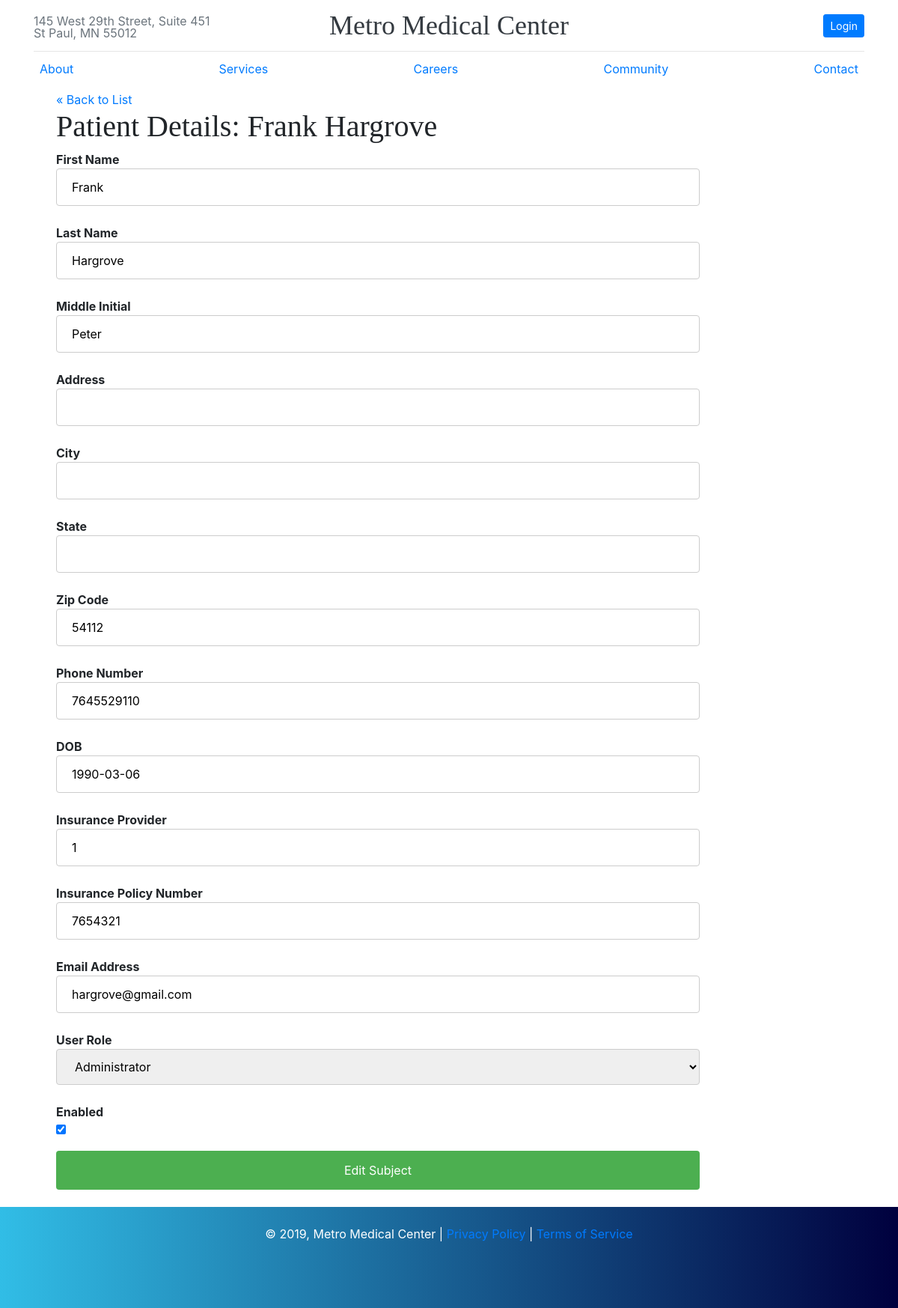
Before: /metromed/public/administrator/patients/edit.php?user_id=3 with the older database file.
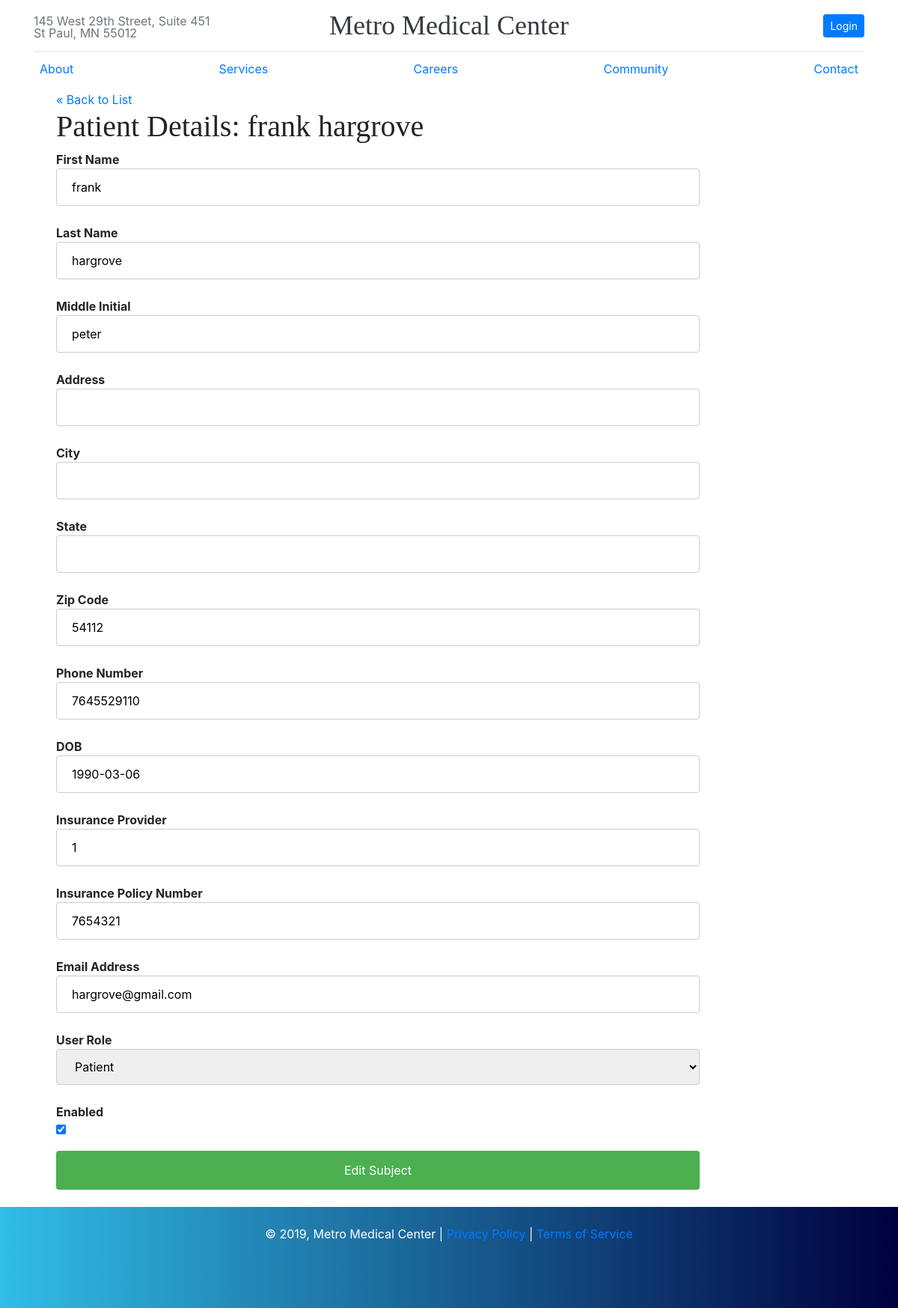
After: the same page with the newer database file.
### tables this page shows
CREATE TABLE user (
    user_id int NOT NULL AUTO_INCREMENT,
    email varchar(50) NOT NULL UNIQUE KEY,
    password varchar(255) NOT NULL,
    role tinyint DEFAULT 1,
    CHECK (role BETWEEN 1 AND 3),
    enabled int DEFAULT NULL,
    PRIMARY KEY (user_id),
    FOREIGN KEY (user_id) REFERENCES user_info(user_id)
);

CREATE TABLE user_info (
    user_id int NOT NULL AUTO_INCREMENT ,
    f_name varchar(50) NOT NULL,
    l_name varchar(50) NOT NULL,
    m_name varchar(50),
    address varchar(255) NOT NULL,
    city varchar(50) NOT NULL,
    state varchar(50) NOT NULL,
    zip varchar(50) NOT NULL,
    phone_number bigint NOT NULL,
    dob DATE NOT NULL,
    ins_id int DEFAULT NULL,
    policy_number varchar(50) DEFAULT NULL,
    PRIMARY KEY (user_id),
    FOREIGN KEY (ins_id) REFERENCES insurance(ins_id)
);

### metromed/private/functions.php (called while the page is built, shortened)
<?php
function url_for($script_path) {
  if($script_path[0] != '/') {
    $script_path = "/" . $script_path;
  }
  return WWW_ROOT . $script_path;
}
function u($string="") {
  return urlencode($string);
}
function h($string="") {
  return htmlspecialchars($string);
}
?>

### metromed/private/query_functions.php (called while the page is built, shortened)
<?php
  function find_user_by_id($id) {
    global $db;
    $sql = "SELECT i.*, u.email, u.role, u.enabled FROM user_info AS i, user AS u ";
    $sql .= "WHERE i.user_id='" . $id . "'" . " AND u.user_id='" . $id . "'";
    $sql .= ";";
    $result = mysqli_query($db, $sql);
    $patient = mysqli_fetch_assoc($result);
    return $patient;
  }
?>

### metromed/public/administrator/patients/edit.php (the view, shortened to what this page needs)
<?php
require_once('../../../private/initialize.php');
$user_id = $_GET['user_id'];
if (is_post()) {
  $patient = array();
  $patient['user_id'] = $user_id;
  $patient['f_name'] = $_POST['f_name'] ?? '';
  $patient['l_name'] = $_POST['l_name'] ?? '';
  $patient['m_name'] = $_POST['m_name'] ?? '';
  $patient['address'] = $_POST['address'] ?? '';
  $patient['city'] = $_POST['city'] ?? '';
  $patient['state'] = $_POST['state'] ?? '';
  $patient['zip'] = $_POST['zip'] ?? '';
  $patient['phone_number'] = $_POST['phone_number'] ?? '';
  $patient['dob'] = $_POST['dob'] ?? '';
  $patient['ins_id'] = $_POST['ins_id'] ?? '';
  $patient['policy_number'] = $_POST['policy_number'] ?? '';
  $patient['email'] = $_POST['email'] ?? '';
  $patient['role'] = $_POST['role'] ?? '';
  $patient['enabled'] = (empty($_POST['enabled'])) ? "0" : "1";
  $result = update_patient($patient);
  redirect_to(url_for('/administrator/patients/view.php?user_id=' . $user_id));
} else {
  $patient = find_user_by_id($user_id);
}
?>
<?php include(SHARED_PATH . '/metromed_header.php'); ?>
<div id="content">
  <a class="back-link" href="<?php echo url_for('/administrator/patients/index.php'); ?>">&laquo; Back to List</a>
  <div class="subject show">
    <h1>Patient Details: <?php echo h($patient['f_name'] . " " . $patient['l_name'] ); ?></h1>
    <form action="<?php echo url_for('/administrator/patients/edit.php?user_id=' . h(u($user_id))); ?>" method="post">
      <div class="attributes">
        <dl>
          <dt>First Name</dt>
          <dd><input type="text" name="f_name" value="<?php echo h($patient['f_name']); ?>" /></dd>
        </dl>
        <dl>
          <dt>Last Name</dt>
          <dd><input type="text" name='l_name' value="<?php echo h($patient['l_name'] ?? 'false'); ?>" /></dd>
        </dl>
        <dl>
          <dt>Middle Initial</dt>
          <dd><input type="text" name='m_name' value="<?php echo h($patient['m_name'] ?? 'false'); ?>" /></dd>
        </dl>
        <dl>
          <dt>Address</dt>
          <dd><input type="text" name='address' value="<?php echo h($patient['address'] ?? 'false'); ?>" /></dd>
        </dl>
        <dl>
          <dt>City</dt>
          <dd><input type="text" name='city' value="<?php echo h($patient['city'] ?? 'false'); ?>" /></dd>
        </dl>
        <dl>
          <dt>State</dt>
          <dd><input type="text" name='state' value="<?php echo h($patient['state'] ?? 'false'); ?>" /></dd>
        </dl>
        <dl>
          <dt>Zip Code</dt>
          <dd><input type="text" name='zip' value="<?php echo h($patient['zip'] ?? 'false'); ?>" /></dd>
        </dl>
        <dl>
          <dt>Phone Number</dt>
          <dd><input type="text" name='phone_number' value="<?php echo h($patient['phone_number'] ?? 'false'); ?>" /></dd>
        </dl>
        <dl>
          <dt>DOB</dt>
          <dd><input type="text" name='dob' value="<?php echo h($patient['dob'] ?? 'false'); ?>" /></dd>
        </dl>
        <dl>
          <dt>Insurance Provider</dt>
          <dd><input type="text" name='ins_id' value="<?php echo h($patient['ins_id'] ?? 'false'); ?>" /></dd>
        </dl>
        <dl>
          <dt>Insurance Policy Number</dt>
          <dd><input type="text" name='policy_number' value="<?php echo h($patient['policy_number'] ?? 'false'); ?>" /></dd>
        </dl>
        <dl>
          <dt>Email Address</dt>
          <dd><input type="text" name='email' value="<?php echo h($patient['email']); ?>" /></dd>
        </dl>
        <dl>
          <dt>User Role</dt>
          <dd>
            <select name="role" id="role" value" <?php  ?>" />
              <option value="1"<?php if($patient['role'] == "1") { echo " selected"; } ?>>Patient</option>
              <option value="3"<?php if($patient['role'] == "3") { echo " selected"; } ?>>Administrator</option>
          </dd>
        </dl>
        <dl>
          <dt>Enabled</dt>
          <?php
          if ($patient['enabled'] == 1) {
            echo '<dd><input type="checkbox" name="enabled" value="1" checked="true" /></dd>';
          } else {
            echo '<dd><input type="checkbox" name="enabled" /></dd>';
          }
          ?>
        </dl>
        <div id="operations">
          <input type="submit" value="Edit Subject" />
        </div>
      </div>
    </form>
  </div>
</div>
<?php include(SHARED_PATH . '/metromed_footer.php'); ?>

### metromed/private/shared/metromed_header.php (shortened to what this page needs)
<!DOCTYPE html>
<html>
<head>
    <link rel="stylesheet" href="https://stackpath.bootstrapcdn.com/bootstrap/4.3.1/css/bootstrap.min.css">
    <link rel="stylesheet" href="<?php echo url_for('/assets/css/metromed.css'); ?>" />
</head>
<body>
 <div class="container">
    <header class="site-header py-3">
      <div class="row flex-nowrap justify-content-between align-items-center">
        <div class="col-4 pt-1">
          <a class="text-muted">145 West 29th Street, Suite 451 <br>St Paul, MN 55012</a>
        </div>
        <div class="col-4 text-center">
          <a class="site-header-logo text-dark" href="<?php echo url_for('index.php') ?>">Metro Medical Center</a>
        </div>
        <div class="col-4 d-flex justify-content-end align-items-center">
          <?php if($_SESSION['loggedin'] == true){
            echo '<a class="btn btn-sm btn-primary" href="';
            echo url_for('logout.php');
            echo '">Log Out</a>';
          } else {
            echo '<a class="btn btn-sm btn-primary" href="';
            echo url_for('login.php');
            echo '">Login</a>';
          }
          ?>
        </div>
      </div>
    </header>
    <div class="nav-scroller py-1 mb-2">
      <nav class="nav d-flex justify-content-between">
        <a class="p-2 text-primary" href="<?php echo url_for('about.php') ?>">About</a>
        <a class="p-2 text-primary" href="<?php echo url_for('services.php') ?>">Services</a>
        <a class="p-2 text-primary" href="<?php echo url_for('careers.php') ?>">Careers</a>
        <a class="p-2 text-primary" href="<?php echo url_for('community.php') ?>">Community</a>
        <a class="p-2 text-primary" href="<?php echo url_for('contact.php') ?>">Contact</a>
      </nav>
    </div>

### metromed/private/shared/metromed_footer.php
    </div>
    <footer class="page-footer">
      <p>&copy; <?php echo Date('Y'); ?>, Metro Medical Center |<a href="privacy.php"> Privacy Policy </a>| <a href="terms.php">Terms of Service</p></a>
    </footer>
  </body>
</html>

### metromed/public/assets/css/metromed.css (style rules this page uses)
body { min-height: 100vh; position: relative; margin: 0; padding-bottom: 150px; }
.site-header { line-height: 1; border-bottom: 1px solid #e5e5e5; }
.site-header-logo { font-family: "Playfair Display", Georgia, "Times New Roman", serif; font-size: 2.25rem; }
h1, h2, h3, h4, h5, h6 { font-family: "Playfair Display", Georgia, "Times New Roman", serif; }
.nav-scroller { position: relative; z-index: 2; height: 2.75rem; overflow-y: hidden; }
.nav-scroller .nav { display: -webkit-box; display: -ms-flexbox; display: flex; -ms-flex-wrap: nowrap; flex-wrap: nowrap; padding-bottom: 1rem; margin-top: -1px; overflow-x: auto; text-align: center; white-space: nowrap; -webkit-overflow-scrolling: touch; }
.form-signin h1, p, h3, .privacy, .terms { text-align: center; }
input[type=checkbox] { display: inline-block; margin-right: 1%; }
.page-footer { position: absolute; bottom: 0; padding: 1.5rem 0; height: 135px; color: #fff; width: 100%; background: #00003E; background: -webkit-linear-gradient(to right, #31BDE6, #00003E); background: linear-gradient(to right, #31BDE6, #00003E); text-align: center; }
.page-footer p:last-child { margin-bottom: 0; }
input[type=text], input[type=tel], input[type=date], input[type=password], select { width: 100%; padding: 12px 20px; margin-bottom: .5rem; display: inline-block; border: 1px solid #ccc; border-radius: 4px; box-sizing: border-box; }
input[type=submit] { width: 100%; background-color: #4caf50; color: white; padding: 14px 20px; margin-bottom: .5rem; border: none; border-radius: 4px; cursor: pointer; }
#content { width: 920px; min-height: 500px; padding: 0 30px; }

Changed rows visible on the page:
changed user "hargrove@gmail.com": user_id.l_name "Frank Hargrove" → "frank hargrove"; f_name "Frank" → "frank"; l_name "Hargrove" → "hargrove"; m_name "Peter" → "peter"; role "Administrator" → "Patient"
